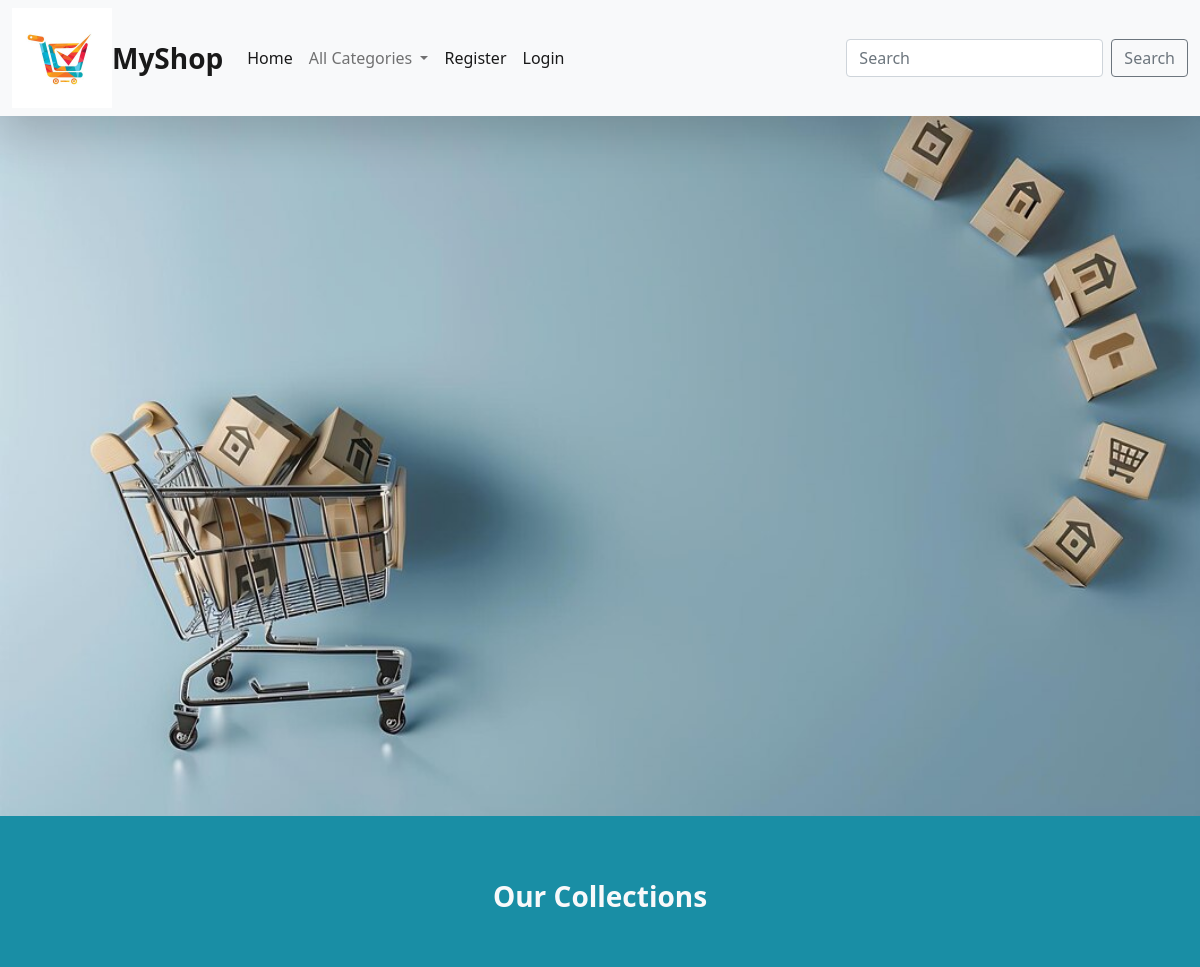
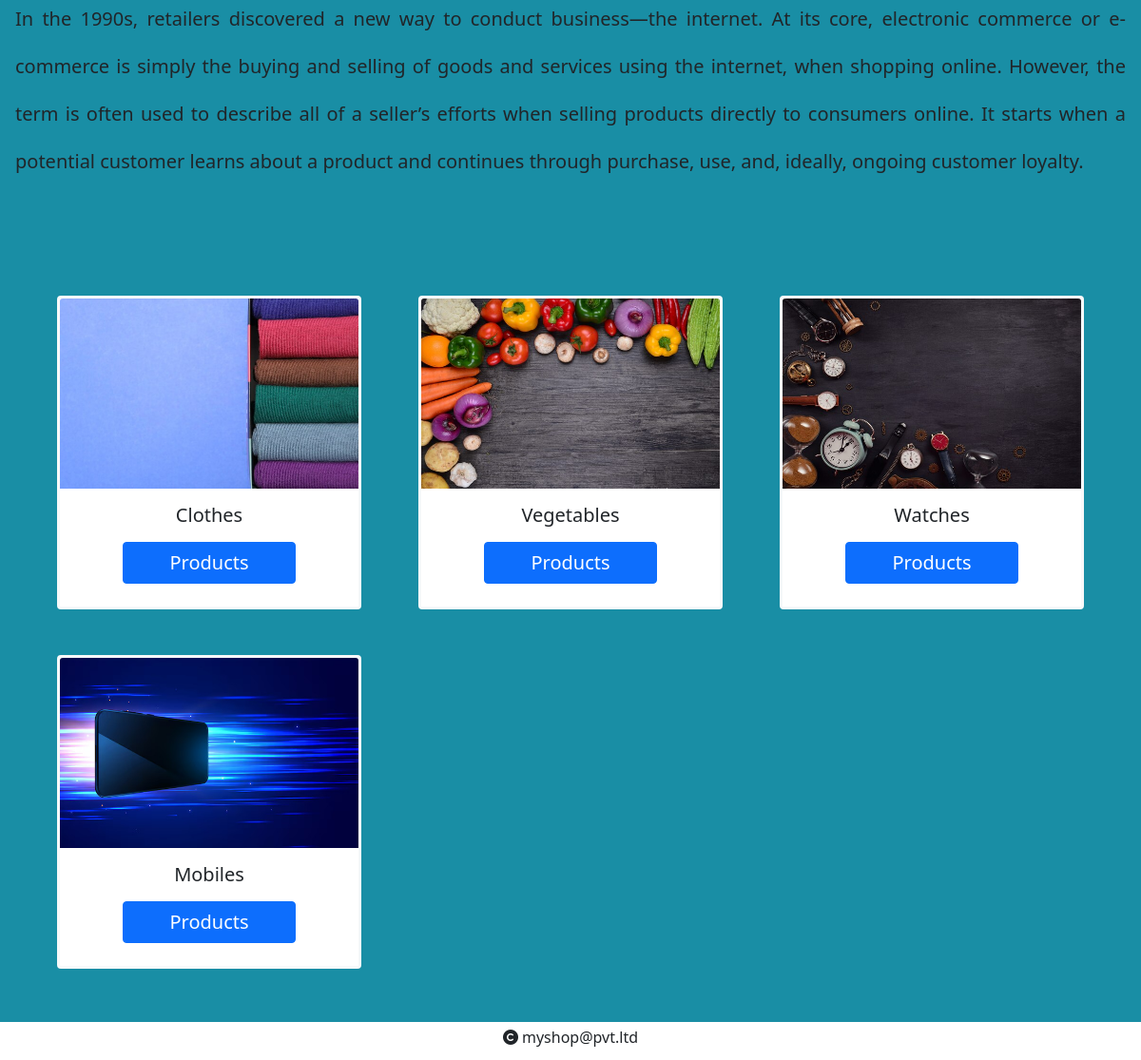
The page / on the database its author committed (2 pictures, top to bottom).
### shop/models.py (models this page shows, shortened)
class Category(models.Model):
    name=models.CharField(max_length=20)
    desc=models.TextField()
    image=models.ImageField(upload_to="category")

### shop/views.py (the view)
# urls.py: path('',views.allcategories,name="categories"),
def allcategories(request):
    c=Category.objects.all()
    context={'cat':c}
    return render(request,'category.html',context)

### cart/context_processors.py (called while the page is built, shortened)
def count_items(request):
    u=request.user
    count=0
    return {'c':count}

### shop/context_processors.py (called while the page is built)
def menu_links(request):
    c=Category.objects.all()
    return {'links':c}      #we can use this data globally across all webpages inside our app

### templates/category.html
{% extends 'base.html' %}
{% load static %}
{% block content %}
<div class="row ">
    <div class="col-12">
    <img src="{% static 'images/bann3.jpg' %}" height="700px" width="100%">
</div>
    </div>
<div class="row mt-3 px-3" style="margin-bottom:100px">
    <div class="col-12">
        <h3 class="text-center fw-bold text-light mt-5 mb-5">Our Collections</h3>
   <p style="text-align:justify;line-height:2.5;" class="fs-5">In the 1990s, retailers discovered a new way to conduct business—the internet. At its core, electronic commerce or e-commerce is simply the buying and selling of goods and services using the internet, when shopping online. However, the term is often used to describe all of a seller’s efforts when selling products directly to consumers online. It starts when a potential customer learns about a product and continues through purchase, use, and, ideally, ongoing customer loyalty.</p>
</div>
    </div>
<div class="container mt-5 mb-5">
    <div class="row">
        {% for i in cat %}
        <div class="col-sm-4 mb-5">
        <div class="card mx-auto border border-3 border-light" style="width: 20rem;">
  <img src="{{i.image.url}}" class="card-img-top" alt="..." height="200px" width="100%">
  <div class="card-body text-center">
    <h5 class="card-title mb-3">{{i.name}}</h5>
    <a href="{% url 'shop:products' i.id %}" class="btn btn-primary px-5 mb-2 fs-5">Products</a>
  </div>
</div>
</div>
        {% endfor %}
    </div>
</div>
{% endblock %}

### static/css/style.css (style rules this page uses)
body { background: rgb(49,97,92); background: linear-gradient(90deg, rgba(49,97,92,1) 0%, rgba(25,142,165,1) 0%); }

### rows shown on the page
Category: image (picture), name "Clothes"
Category: image (picture), name "Vegetables"
Category: image (picture), name "Watches"
Category: image (picture), name "Mobiles"
